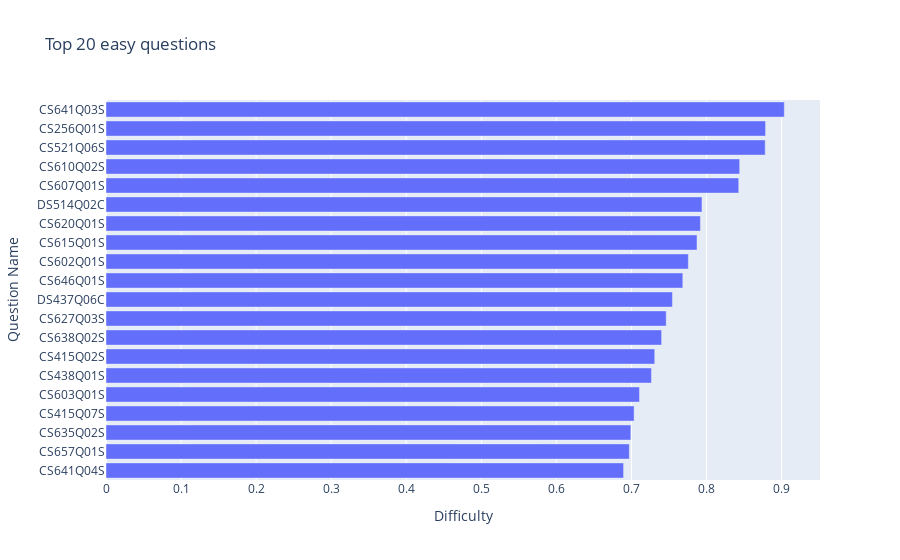

Notebook code cell kept with this figure:
### Markdown cell above
# Sort questions by average score

### Code cell
q_top20 = df_difficulty.nlargest(20)
fig = px.bar(
    q_top20.iloc[::-1], 
    labels={"value": "Difficulty", "index": "Question Name"},
    orientation='h',
    title="Top 20 easy questions"
            )
fig.update_layout(showlegend=False)
fig.show()

### Figure 1 — Plotly figure (JSON) as saved in the notebook; plotly's stock layout.template omitted (floating-point values rounded to 4 significant figures)
{"data": [{"alignmentgroup": "True", "hovertemplate": "variable=0<br>Difficulty=%{x}<br>Question Name=%{y}<extra></extra>", "legendgroup": "0", "marker": {"color": "#636efa", "pattern": {"shape": ""}}, "name": "0", "offsetgroup": "0", "orientation": "h", "showlegend": true, "textposition": "auto", "type": "bar", "x": [0.6895, 0.6971, 0.6991, 0.7035, 0.7107, 0.7266, 0.731, 0.7401, 0.7462, 0.7546, 0.7683, 0.7757, 0.7873, 0.7918, 0.7939, 0.8429, 0.8441, 0.8781, 0.8786, 0.9035], "xaxis": "x", "y": ["CS641Q04S", "CS657Q01S", "CS635Q02S", "CS415Q07S", "CS603Q01S", "CS438Q01S", "CS415Q02S", "CS638Q02S", "CS627Q03S", "DS437Q06C", "CS646Q01S", "CS602Q01S", "CS615Q01S", "CS620Q01S", "DS514Q02C", "CS607Q01S", "CS610Q02S", "CS521Q06S", "CS256Q01S", "CS641Q03S"], "yaxis": "y"}], "layout": {"barmode": "relative", "legend": {"title": {"text": "variable"}, "tracegroupgap": 0}, "showlegend": false, "title": {"text": "Top 20 easy questions"}, "xaxis": {"anchor": "y", "domain": [0, 1], "title": {"text": "Difficulty"}}, "yaxis": {"anchor": "x", "domain": [0, 1], "title": {"text": "Question Name"}}}}
